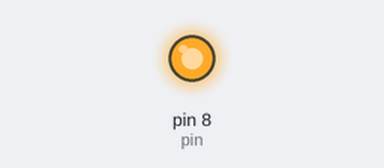
A sketch run on a simulated Arduino Uno, built with avr-gcc and run on an emulated ATmega328P. Parts: output pins drawn as LEDs (lit = HIGH). What the sketch prints to the serial monitor is not drawn.

Above: at 0.1 s.
Timing chart, 0 to 1.6 s (numbered marks = the images above):
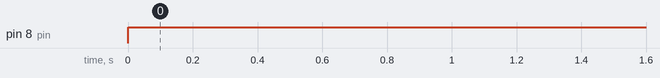

Measured:
- by itself, pin 8 (pin): LOW → HIGH at 0.00 s

The sketch:

MUX_Test.ino
```cpp
int incomingByte = 0;   // for incoming serial data
int pin = 8;
void setup() {


        Serial.begin(4800);     // opens serial port, sets data rate to 9600 bps
        Serial.println("ready");
}

void loop() {

    pinMode(pin, OUTPUT);           // set pin to input
digitalWrite(pin, HIGH);
        // send data only when you receive data:
        if(Serial.available()==0) {Serial.println("Nothing");}
        else{
        if (Serial.available() > 0) {
                // read the incoming byte:
                incomingByte = Serial.read();

                // say what you got:
                if(!incomingByte == '\n')
                {Serial.println(incomingByte);} else
                {}}
        }
}
```
